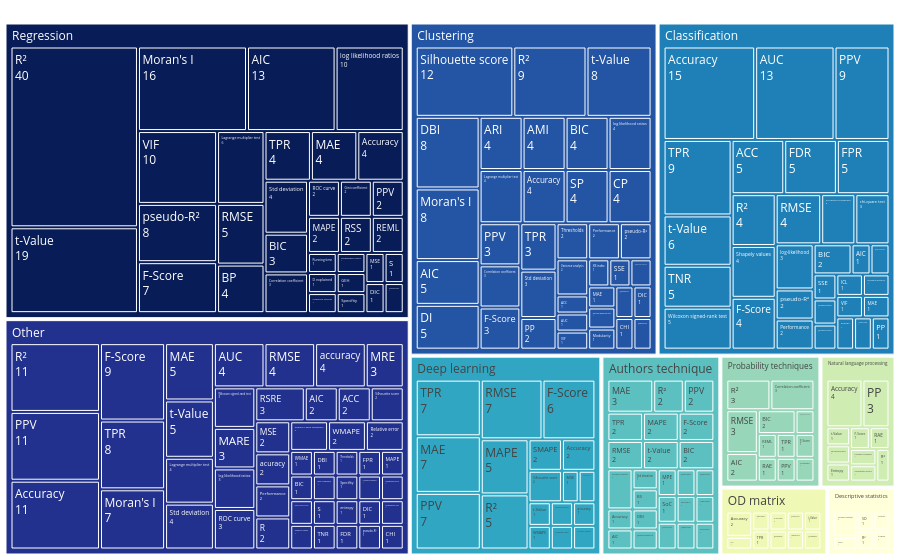

Write notebook code for a chart like this one.
### Code cell
aggregated_table = (
    data[columns]
    .groupby(["Techniques", "Methods", "Validation metrics"])[["ID"]]
    .nunique()
    .groupby(["Methods", "Validation metrics"])[["ID"]]
    .sum()
    .sort_values(by="ID")
)

aggregated_table2 = (
    data[columns]
    .groupby(["Techniques", "Methods", "Validation metrics"])[["ID"]]
    .nunique()
    .groupby(["Methods", "Validation metrics"])[["ID"]]
    .sum()
    .groupby(["Methods"])[['ID']]
    .sum()
    .sort_values(by="ID", ascending=False)
)

aggregated_table2['ID'] = px.colors.sample_colorscale(px.colors.sequential.YlGnBu_r, len(aggregated_table2['ID']))

fig = px.treemap(
    aggregated_table.reset_index(),
    path=["Methods", "Validation metrics"],
    values="ID",
    color='Methods',
    color_discrete_map=aggregated_table2.to_dict()['ID']
)
fig.update_traces(
    root_color="white", textinfo="label+value"
)
fig.update_layout(margin = dict(t=0, l=0, r=0, b=0))
fig.write_image("img/treemap_methods_validation.pdf")
fig.show()

### Figure 1 — Plotly figure (JSON) as saved in the notebook; plotly's stock layout.template omitted (floating-point values rounded to 4 significant figures; data arrays with more than 128 entries replaced by an {"elided": "..."} marker saying what was removed)
{"data": [{"branchvalues": "total", "customdata": {"elided": "243x1 str values"}, "domain": {"x": [0, 1], "y": [0, 1]}, "hovertemplate": "labels=%{label}<br>ID=%{value}<br>parent=%{parent}<br>id=%{id}<br>Methods=%{customdata[0]}<extra></extra>", "ids": {"elided": "243 str values"}, "labels": {"elided": "243 str values"}, "marker": {"colors": {"elided": "243 str values"}}, "name": "", "parents": {"elided": "243 str values"}, "root": {"color": "white"}, "textinfo": "label+value", "type": "treemap", "values": {"elided": "243 int values"}}], "layout": {"legend": {"tracegroupgap": 0}, "margin": {"b": 0, "l": 0, "r": 0, "t": 0}}}
